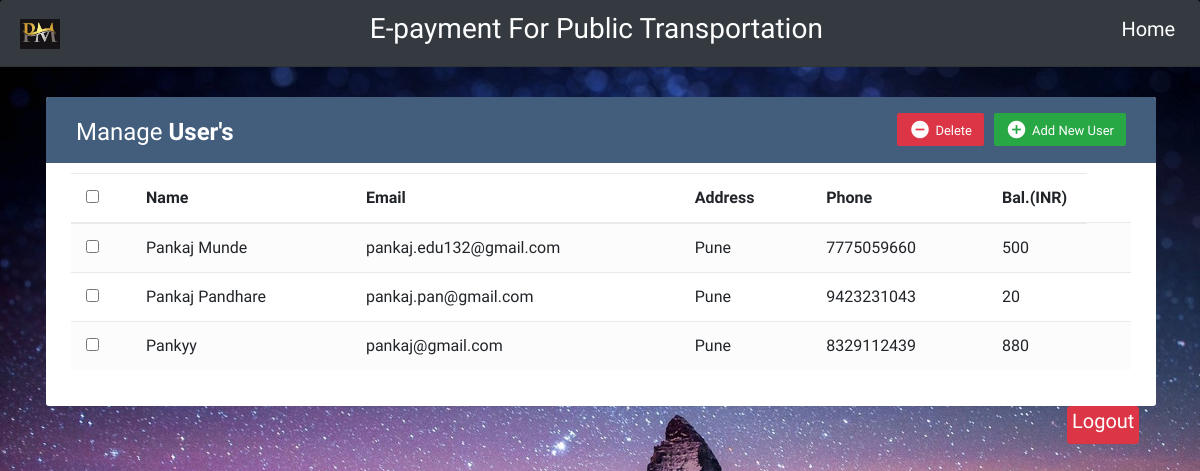
/index, run on the app's committed database.
### tables this page shows
CREATE TABLE user_info (
                                        id integer PRIMARY KEY AUTOINCREMENT,
                                        username text NOT NULL,
                                        name text NOT NULL,
                                        addr text NOT NULL,
                                        phone_num text NOT NULL,
                                        bal integer NOT NULL,
                                        fid integer NOT Null
                                    );

### app.py (the view, shortened to what this page needs)
@app.route('/index', methods=["GET", "POST"])
def index():
    user_info = retrieveUsers()
    return render_template('index.html', users=user_info)

### app.py (called while the page is built)
def create_connection(db_file):
    conn = None
    try:
        conn = sqlite3.connect(db_file)
        return conn
    except Error as e:
        print(e)
    return conn

def retrieveUsers():
    con = create_connection("user_database.db")
    cur = con.cursor()
    cur.execute("SELECT * FROM user_info")
    users = cur.fetchall()
    con.close()
    return users

### templates/index.html (shortened to what this page needs)
{% extends "base.html" %}
{% block content %}
    <head>
    </head>
    <div class="container-xl">
        <div class="table-responsive">
            <div class="table-wrapper">
                <div class="table-title">
                    <div class="row">
                        <div class="col-sm-6">
                            <h2>Manage <b>User's</b></h2>
                        </div>
                        <div class="col-sm-6">
                            <a href="#addEmployeeModal" class="btn btn-success" data-toggle="modal"><i
                                    class="material-icons">&#xE147;</i> <span>Add New User</span></a>
                            <a href="#deleteEmployeeModal" class="btn btn-danger" data-toggle="modal"><i
                                    class="material-icons">&#xE15C;</i> <span>Delete</span></a>
                        </div>
                    </div>
                </div>
                <table class="table table-striped table-hover">
                    <thead>
                    <tr>
                        <th>
							<span class="custom-checkbox">
								<input type="checkbox" id="selectAll">
							</span>
                        </th>
                        <th>Name</th>
                        <th>Email</th>
                        <th>Address</th>
                        <th>Phone</th>
                        <th>Bal.(INR)</th>
                    </tr>
                    </thead>
                    <tbody>
                    {% for item in users %}
                        <tr>
                            <td>
							<span class="custom-checkbox">
								<input type="checkbox" id="checkbox1" name="options[]" value="1">
							</span>
                            </td>
                            <td>{{ item[2] }}</td>
                            <td>{{ item[1] }}</td>
                            <td>{{ item[3] }}</td>
                            <td>{{ item[4] }}</td>
                            <td>{{ item[5] }}</td>
                            <td>
                            </td>
                        </tr>
                    {% endfor %}
                    </tbody>
                </table>
            </div>
            <a style="margin-left:92%" href="/" class="badge badge-danger"><h5>Logout</h5></a>
        </div>
    </div>
{% endblock %}

### templates/base.html (shortened to what this page needs)
<!DOCTYPE html>
<html>
<head>
    <link rel="stylesheet" href="https://stackpath.bootstrapcdn.com/bootstrap/4.5.0/css/bootstrap.min.css">
    <link rel="stylesheet" href="https://maxcdn.bootstrapcdn.com/font-awesome/4.7.0/css/font-awesome.min.css">
    <link href="//maxcdn.bootstrapcdn.com/bootstrap/4.1.1/css/bootstrap.min.css" rel="stylesheet" id="bootstrap-css">
	<link rel="stylesheet" href="https://stackpath.bootstrapcdn.com/bootstrap/4.1.3/css/bootstrap.min.css">
	<link rel="stylesheet" href="https://use.fontawesome.com/releases/v5.3.1/css/all.css">
	<link rel="stylesheet" href="{{ url_for('static', filename='css/style.css') }}">
</head>
<body >
    <nav class="navbar navbar-dark bg-dark card-header justify-content-between">
        <a class="navbar-brand" href="#">
            <img src="{{ url_for('static', filename='img/pm_logo.jpg') }}" width="40" height="30" alt="">
        </a>
        <div><h3>E-payment For Public Transportation</h3></div>
        <div>
            <a href="/" class="badge badge-dark"><h5>Home</h5></a>
        </div>
    </nav>
        <div class="hero-body">
               {% block content %}
               {% endblock %}
            </div>
</body>
</html>

### static/css/style.css (style rules this page uses)
html, body { background-image: url('../img/backgroung.jpg'); background-size: cover; background-repeat: no-repeat; height: 100%; font-family: 'Numans', sans-serif; }
.card-header h3 { color: white; }
.table-responsive { margin: 30px 0; margin-left: 1px; }
.table-wrapper { background: #fff; padding: 20px 25px; border-radius: 3px; min-width: 1000px; box-shadow: 0 1px 1px rgba(0, 0, 0, .05); }
.table-title { padding-bottom: 15px; background: #435d7d; color: #fff; padding: 16px 30px; min-width: 100%; margin: -20px -25px 10px; border-radius: 3px 3px 0 0; }
.table-title h2 { margin: 5px 0 0; font-size: 24px; }
.table-title .btn { color: #fff; float: right; font-size: 13px; border: none; min-width: 50px; border-radius: 2px; border: none; outline: none !important; margin-left: 10px; }
.table-title .btn i { float: left; font-size: 21px; margin-right: 5px; }
.table-title .btn span { float: left; margin-top: 2px; }
table.table tr th, table.table tr td { border-color: #e9e9e9; padding: 12px 15px; vertical-align: middle; }
table.table tr th:first-child { width: 60px; }
table.table tr th:last-child { width: 100px; }
table.table-striped tbody tr:nth-of-type(odd) { background-color: #fcfcfc; }

### data on the page
user_info: name "Pankaj Munde", username "pankaj.edu132@gmail.com", addr "Pune", phone_num "7775059660", bal "500"
user_info: name "Pankaj Pandhare", username "pankaj.pan@gmail.com", addr "Pune", phone_num "9423231043", bal "20"
user_info: name "Pankyy", username "pankaj@gmail.com", addr "Pune", phone_num "8329112439", bal "880"
